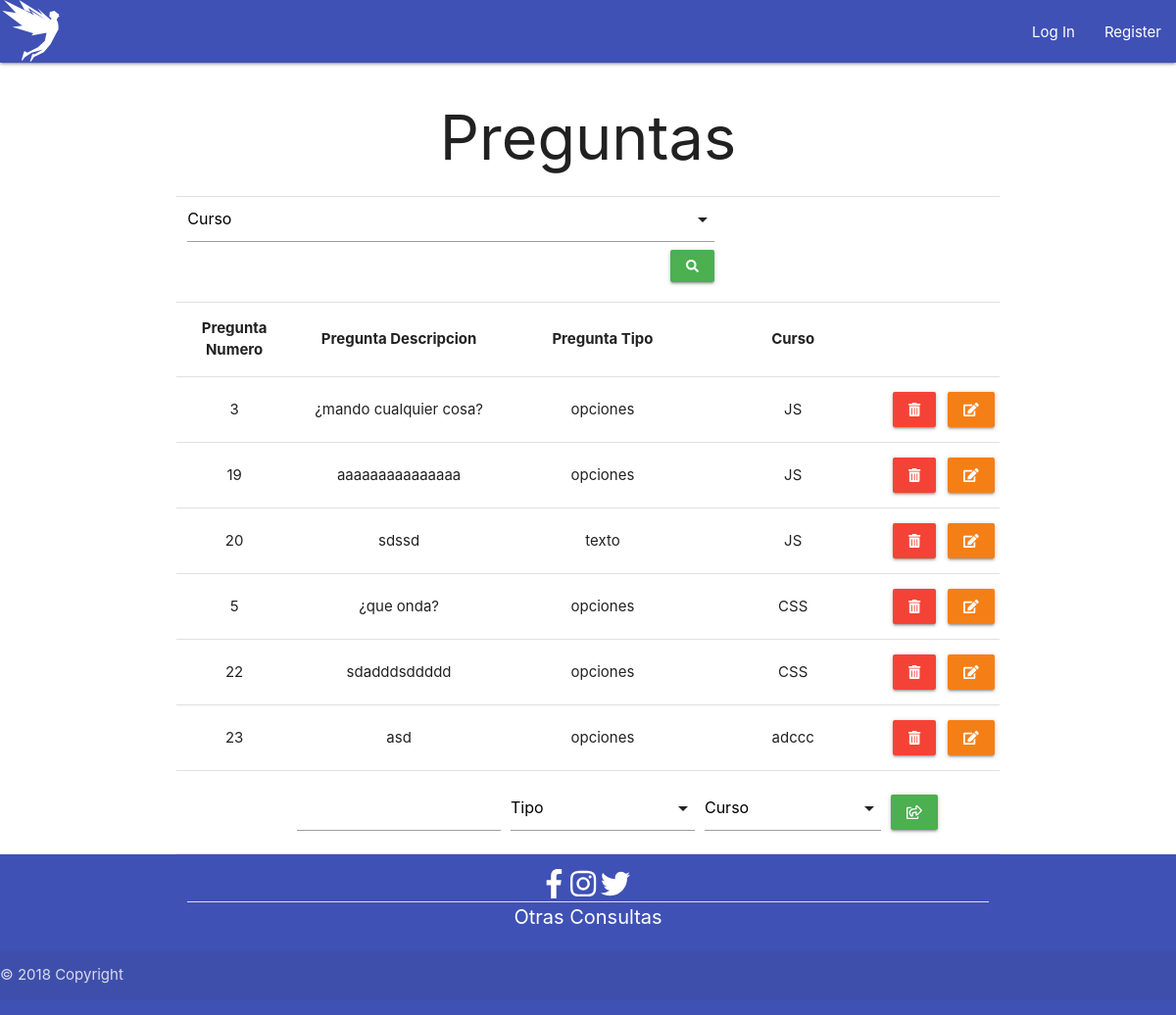
The page /altapregunta.php on the database its author committed.
### tables this page shows
CREATE TABLE `preguntas` (
  `preg_nro` int(11) NOT NULL,
  `preg_desc` varchar(255) NOT NULL,
  `preg_tipo` enum('opciones','texto') NOT NULL,
  `curso_cod` int(11) NOT NULL
);

CREATE TABLE `cursos` (
  `curso_cod` int(11) NOT NULL,
  `curso_nombre` varchar(50) NOT NULL,
  `curso_profesor` varchar(50) NOT NULL,
  `curso_desc` varchar(255) NOT NULL,
  `curso_fecha` date NOT NULL
);

### altapregunta.php (the view, shortened to what this page needs)
<!DOCTYPE html>
<html lang="es">
<head>
  <link type="text/css" rel="stylesheet" href="css/materialize.min.css" media="screen,projection" />
  <link rel="stylesheet" href="css/style.css">
</head>
<body>
<?php include "navbar.php";
 ?>
  <?=$nav?>
<main class="container">
    <h1 class="center-align">Preguntas</h1>
    <div class="divider"></div>
       <?php
       include 'conexion.php';
       ?>
       <form action="<?php echo $_SERVER['PHP_SELF']?>" method="post">
        <div class="row center-align">
          <div class="input-gropu col s8">
            <div>
              <button class="btn waves-effect waves-light green center section btn-small btn_f right" type="submit" name="filt">
                <i class="fas fa-search material-icons"></i>
              </button>
            </div>
          </div>
        </div>
      </form>
      <?php
        if(isset($_POST['filt'])){
            $filtro='';
            $curso= (isset($_POST["curso_selec"]) && !empty($_POST["curso_selec"]))? $_POST["curso_selec"]:"";
            if ($curso != "") {
                $filtro.= " WHERE c.curso_nombre = '$curso'";
            }
            $sql = ("SELECT * FROM cursos c JOIN preguntas p ON c.curso_cod= p.curso_cod $filtro ORDER BY c.curso_cod");
            $registros=$base->query($sql)->fetchAll(PDO::FETCH_OBJ);
        }else {
          $registros = $base->query("SELECT * FROM cursos c JOIN preguntas p ON c.curso_cod= p.curso_cod ORDER BY c.curso_cod")->fetchAll(PDO::FETCH_OBJ);
        }
    ?>
      <div class="divider"></div>
       <form action="<?php echo $_SERVER['PHP_SELF']; ?>" method='post' id="faltap" >
       <table class='highlight centered responsive-table'>
          <thead>
            <tr>
              <th>Pregunta Numero</th>
              <th>Pregunta Descripcion</th>
               <th>Pregunta Tipo</th>
               <th>Curso</th>
            </tr>
          </thead>
          <tbody>
       <?php foreach ($registros as $preguntas): ?>
        <tr>
            <td><?=$preguntas->preg_nro?></td>
            <td><?=$preguntas->preg_desc?></td>
            <td><?=$preguntas->preg_tipo?></td>
            <td><?=$preguntas->curso_nombre?></td>
            <td>
              <a data-position='left' data-tooltip='Borrar' class='white-text red waves-effect waves-light btn tooltipped'
               href='borrarpreg.php?id=<?php echo $preguntas->preg_nro;?>'>
               <i class="fas fa-trash-alt material-icons"></i></a></td>
               <td>
               <a data-position="right" data-tooltip="Editar" class="white-text yellow darken-4 waves-effect waves-light btn tooltipped"
                href="editarpreg.php?id=<?php echo $preguntas->preg_nro;?>&desc=<?php echo  $preguntas->preg_desc; ?>&tipo=<?php echo $preguntas->preg_tipo; ?>&cur=<?php echo $preguntas->curso_cod; ?>"
                ><i class="fas fa-edit material-icons"></i></a>
            </td>
        </tr>
        <?php endforeach; ?>
        <tr>
          <td></td>
          <td><input type='text' name='desc' id="desc" required></td>
          <td>
          </td>
          <td>
          </td>
          <td>
            <button data-position='right' data-tooltip='Agregar' class='green btn waves-effect waves-light tooltipped' type='submit' name='btn_preg'>
              <i class="far fa-share-square material-icons"></i>
            </button></td>
        </tr>
      </tbody>
    </table>
    </form>
</main>
<?php include "footer.php" ?>
  <?=footer()?>
</body>
</html>

### css/style.css (style rules this page uses)
body { display: flex; min-height: 100vh; flex-direction: column; }
main { flex: 1 0 auto; }

### rows shown on the page
preguntas: preg_nro "3", preg_desc "¿mando cualquier cosa?", preg_tipo "opciones", curso_cod.curso_nombre "JS"
preguntas: preg_nro "19", preg_desc "aaaaaaaaaaaaaaa", preg_tipo "opciones", curso_cod.curso_nombre "JS"
preguntas: preg_nro "20", preg_desc "sdssd", preg_tipo "texto", curso_cod.curso_nombre "JS"
preguntas: preg_nro "5", preg_desc "¿que onda?", preg_tipo "opciones", curso_cod.curso_nombre "CSS"
preguntas: preg_nro "22", preg_desc "sdadddsddddd", preg_tipo "opciones", curso_cod.curso_nombre "CSS"
preguntas: preg_nro "23", preg_desc "asd", preg_tipo "opciones", curso_cod.curso_nombre "adccc"
